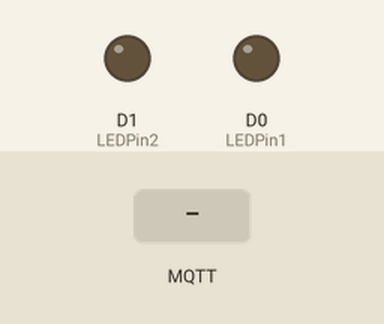
Simulated run of this sketch. Board: ESP8266 (NodeMCU). Shown: output pins drawn as LEDs (lit = HIGH). The inputs (shaded band) are chosen by the test bench. WiFi joins after 1.5 s; servers stay silent unless stated; no MQTT or app messages arrive unless stated.

Above: at 1.2 s.
1.3 s: MQTT message "1" arrives on the first subscribed topic
At 2.5 s:
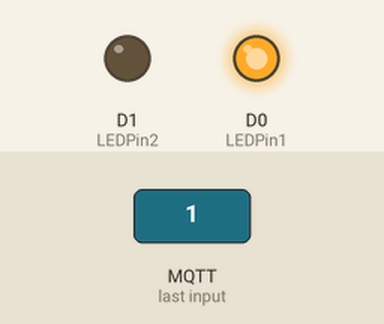
2.8 s: MQTT message "2" arrives on the first subscribed topic
At 3.7 s:
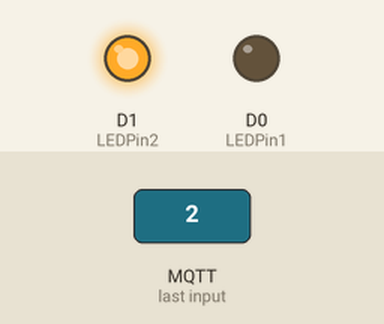
4.3 s: MQTT message "3" arrives on the first subscribed topic
At 4.8 s:
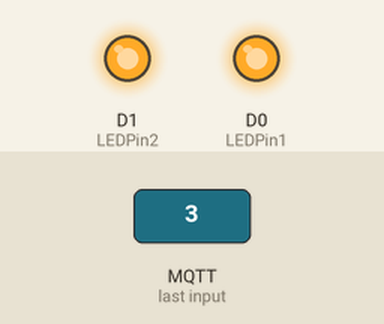
5.8 s: MQTT message "0" arrives on the first subscribed topic
At 7.2 s:
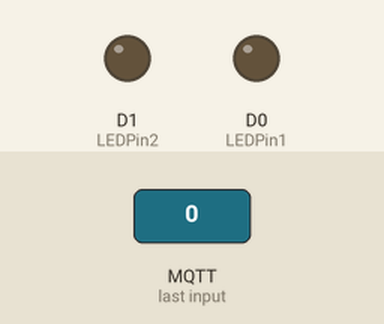
Timing chart, 0 to 8.3 s (numbered marks = the images above; inputs shaded):
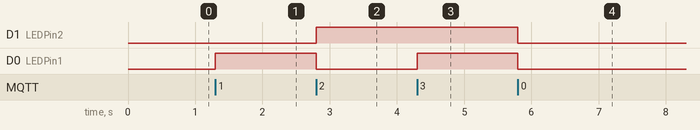

Measured:
- after the input at 1.3 s, D0 (LEDPin1): LOW → HIGH at once
- after the input at 2.8 s, D1 (LEDPin2): LOW → HIGH at once; D0 (LEDPin1): HIGH → LOW at once
- after the input at 4.3 s, D0 (LEDPin1): LOW → HIGH at once
- after the input at 5.8 s, D1 (LEDPin2), D0 (LEDPin1): HIGH → LOW at once

The sketch:

EX7-2.ino
```cpp
#include <ESP8266WiFi.h>
#include <PubSubClient.h>
#define LEDPin1 D0
#define LEDPin2 D1
const char* ssid = "mayandtclin";
const char* password = "46101222";
const char* mqttServer = "192.168.1.103";
WiFiClient wifiClient1;
PubSubClient mqttClient1(wifiClient1);
void receivedCMD(char* topic, byte* payload, unsigned int noChar) {
  char LED = (char) payload[0];
  if ( LED == '1') {
    digitalWrite(LEDPin1, HIGH);
    digitalWrite(LEDPin2, LOW);
  }
  else if ( LED == '2')  {
    digitalWrite(LEDPin1, LOW);
    digitalWrite(LEDPin2, HIGH);
  }
  else if ( LED == '3')  {
    digitalWrite(LEDPin1, HIGH);
    digitalWrite(LEDPin2, HIGH);
  }
  else {
    digitalWrite(LEDPin1, LOW);
    digitalWrite(LEDPin2, LOW);
  }
}
void setup() {
  pinMode(LEDPin1, OUTPUT);
  pinMode(LEDPin2, OUTPUT);
  Serial.begin(9600);
  WiFi.begin(ssid, password);
  mqttClient1.setServer(mqttServer, 1883);
  mqttClient1.setCallback(receivedCMD);
}
void loop() {
  while( !mqttClient1.connected()) {
    mqttClient1.connect("ESP8266");
  }
  mqttClient1.subscribe("commands");
  mqttClient1.loop();
}
```
